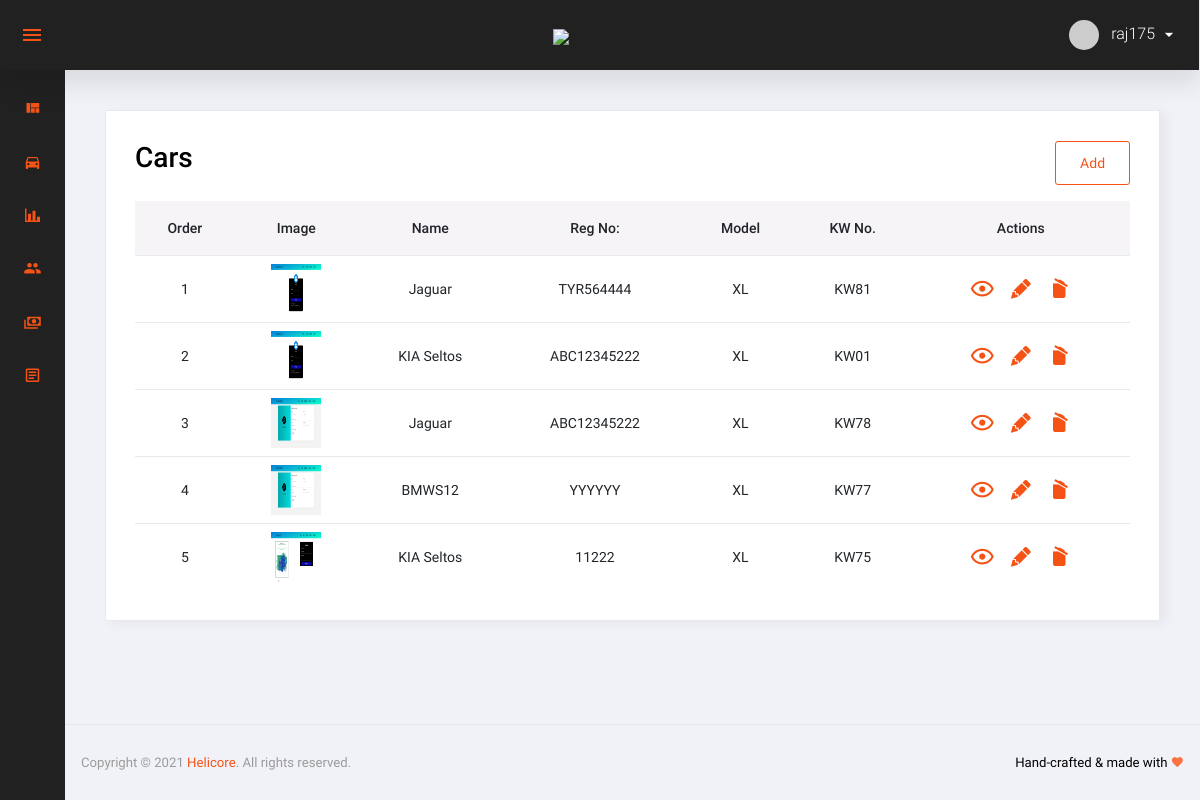
Before: /car_list/ (signed in) with the older database file.
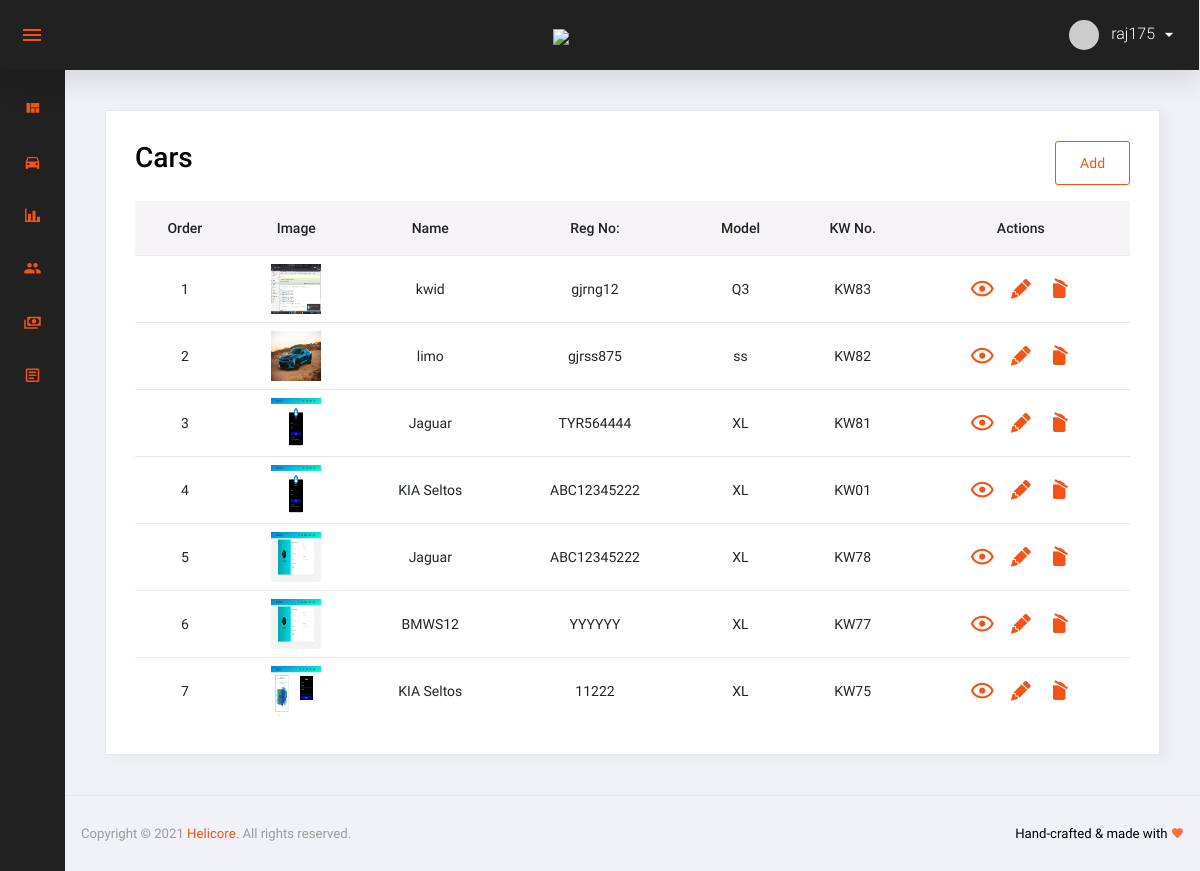
After: the same page with the newer database file.
### app/models.py (models this page shows, shortened)
class InventoryMaster(models.Model):
    CarID = models.AutoField(primary_key=True)
    CarName = models.CharField(max_length=255, null=False)
    OldCust = models.CharField(max_length=255, null=False)
    CarModel = models.CharField(max_length=255, null=False)
    Mfg = models.CharField(max_length=255, null=True, blank=True)
    BuyPrice = models.IntegerField(null=False)
    SellPrice = models.IntegerField(null=False)
    CarImage = models.ImageField(max_length=255, null=True, default='NULL')
    KWNo = models.CharField(max_length=255, null=False, default='KW01')
    RegNo = models.CharField(max_length=255, null=False, default='KW01')
    Date = models.DateField(null=True, blank=True)
    FinalPrice = models.IntegerField(null=False, default='00')
    Milage = models.IntegerField(null=False, default='KW01')
    Engine = models.CharField(max_length=255, null=False, default='KW01')
    BodyShop_Amount = models.IntegerField(default='NULL')
    BodyShop_Details = models.CharField(max_length=255, default='NULL')
    Mechanic_Amount = models.IntegerField(default='NULL')
    Mechanic_Details = models.CharField(max_length=255, default='NULL')
    MOT_Amount = models.IntegerField( default='NULL')
    MOT_Details = models.CharField(max_length=255, default='NULL')
    Travelling_Amount = models.IntegerField(default='NULL')
    Travelling_Details = models.CharField(max_length=255, default='NULL')
    Fuel_Amount = models.IntegerField(default='NULL')
    Fuel_Details = models.CharField(max_length=255, default='NULL')
    Total_Expenses = models.IntegerField(null=True)
    CreatedAt = models.DateTimeField(auto_now_add=True)
    ModifiedAt = models.DateTimeField(auto_now=True)
    IsActive = models.BooleanField(default=0)
    IsDelete = models.BooleanField(default=0)

### app/views.py (the view)
# urls.py: path('car_list/', views.car_list, name='car_list'),
def car_list(request):
    if 'login' in request.session:
        context = {}
        user = request.session['user_name']
        context['user'] = user
        car_list = InventoryMaster.objects.all()
        context['car_list'] = car_list
        return render(request, 'car.html', context)
    else:
        return redirect('admin_login')

### app/templates/car.html (shortened to what the changed rows need)
<!DOCTYPE html>
<html lang="en">
  <head>
    {% load static %}
    <link rel="stylesheet" href="../static/app/assets/mdi/css/materialdesignicons.min.css">
    <link rel="stylesheet" href="../static/app/assets/css/vendor.bundle.base.css">
    <link rel="stylesheet" href="../static/app/assets/datatables.net-bs4/dataTables.bootstrap4.css">
    <link rel="stylesheet" href="../static/app/assets/css/vertical-layout-light/style.css">
</head>
  <body class="sidebar-icon-only">
    <div class="container-scroller">
      <div class="container-fluid page-body-wrapper">
        <div class="main-panel">
          <div class="content-wrapper">
            <div class="card">
              <div class="card-body">
                <div class="row">
                  <div class="col-12">
                    <div class="row">
                        <div class="col float-left">
                          <h2>Cars</h2>
                        </div>
                      </div>
                  </div>
                </div>
                <div class="row">
                  <div class="col-12">
                    <div class="table-responsive">
                      <table class="table text-center">
                        <thead>
                          <tr>
                              <th>Order</th>
                              <th>Image</th>
                              <th>Name</th>
                              <th>Reg No:</th>
                              <th>Model</th>
                              <th>KW No.</th>
                             <th>Actions</th>
                          </tr>
                        </thead>
                        <tbody>
                          {% for x in car_list reversed %}
                          <tr>
                              <td>{{ forloop.counter }}</td>
                              <td class="py-1"><img src="../media/{{ x.CarImage }}" alt="img"></td>
                              <td>{{ x.CarName }}</td>
                              <td>{{ x.RegNo }}</td>
                              <td>{{ x.CarModel }}</td>
                              <td>{{ x.KWNo }}</td>
                              <td>
                                <a class="view-btn" href="{% url 'car_view' x.CarID %}"><i class="mdi mdi-eye-outline"></i></a>
                                <a class="edit-btn" href="{% url 'update_car' x.CarID %}"><i class="mdi mdi-lead-pencil"></i></a>
                                <a class="convert-btn" href="javascript:void(0)" onclick="myFunction('{{ x.CarID }}')"><i class="mdi mdi-delete-empty"></i></a>
                              </td>
                          </tr>
                          {% endfor %}
                        </tbody>
                      </table>
                    </div>
                  </div>
                </div>
              </div>
            </div>
          </div>
        </div>
      </div>
    </div>
  </body>
</html>

Changed rows visible on the page:
added InventoryMaster: CarImage (picture), CarName "kwid", RegNo "gjrng12", CarModel "Q3", KWNo "KW83"
added InventoryMaster: CarImage (picture), CarName "limo", RegNo "gjrss875", CarModel "ss", KWNo "KW82"
